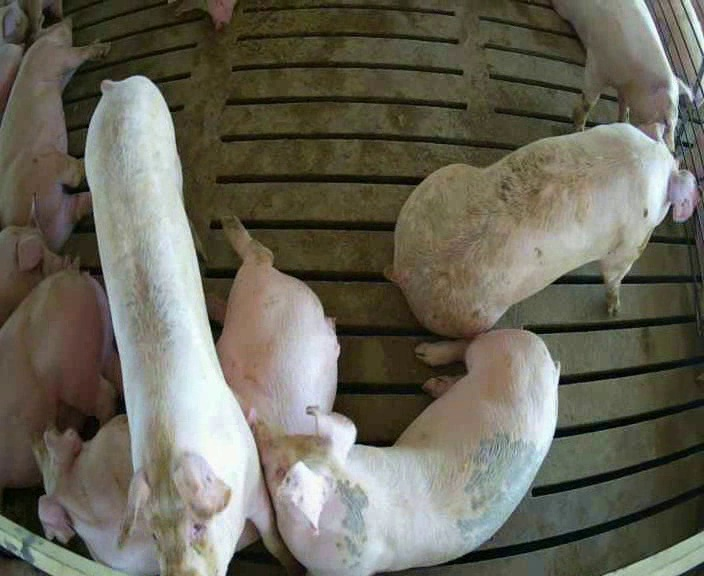
#> input picture train/object/pig/test/images/2023-05-23_23-52-52_all_in_one_150_11355_00009435.jpeg, 704 x 576 px; its folder holds 3 pictures in this run
$ python dataset_augment.py
#> lines starting #> are read from the running program, lines starting #| are printed output that depends on the picture
#!/usr/bin/env python3
"""
Максимально быстрая аугментация датасета с многопоточностью.
Оптимизирован для скорости обработки.
"""

import os
import shutil
import random
import argparse
from pathlib import Path
import cv2
import numpy as np
import yaml
from tqdm import tqdm
from concurrent.futures import ThreadPoolExecutor, ProcessPoolExecutor
import multiprocessing as mp

def fast_augmentations():
    """Быстрые аугментации без сложных вычислений."""
    return [
        {
            'name': 'flip_h',
            'func': lambda img: cv2.flip(img, 1),
            'bbox_func': lambda bboxes: [[1-bbox[0], bbox[1], bbox[2], bbox[3]] for bbox in bboxes]
        },
        {
            'name': 'bright',
            'func': lambda img: cv2.convertScaleAbs(img, alpha=1.2, beta=15),
            'bbox_func': lambda bboxes: bboxes
        },
        {
            'name': 'dark',
            'func': lambda img: cv2.convertScaleAbs(img, alpha=0.8, beta=-15),
            'bbox_func': lambda bboxes: bboxes
        },
        {
            'name': 'contrast',
            'func': lambda img: cv2.convertScaleAbs(img, alpha=1.3, beta=0),
            'bbox_func': lambda bboxes: bboxes
        },
        {
            'name': 'blur',
            'func': lambda img: cv2.blur(img, (3, 3)),  # Быстрее чем GaussianBlur
            'bbox_func': lambda bboxes: bboxes
        }
    ]

def read_yolo_fast(label_path):
    """Быстрое чтение YOLO разметки."""
    if not os.path.exists(label_path):
        return []

    try:
        with open(label_path, 'r') as f:
            return [line.strip().split() for line in f if line.strip()]
    except:
        return []

def write_yolo_fast(label_path, labels):
    """Быстрая запись YOLO разметки."""
    try:
        with open(label_path, 'w') as f:
            for label in labels:
                f.write(' '.join(map(str, label)) + '\n')
    except:
        pass

def process_single_image(args):
    """Обрабатываем одно изображение (для многопоточности)."""
    img_path, label_path, output_images_dir, output_labels_dir, augmentations, aug_count = args

    try:
        # Читаем изображение
        image = cv2.imread(str(img_path))
        if image is None:
            return 0

        # Читаем разметку
        labels = read_yolo_fast(label_path)

        base_name = img_path.stem
        processed = 0

        # Копируем оригинал
        shutil.copy2(img_path, output_images_dir / img_path.name)
        if labels:
            write_yolo_fast(output_labels_dir / (base_name + '.txt'), labels)
        else:
            # Пустая разметка
            (output_labels_dir / (base_name + '.txt')).touch()
        processed += 1

        # Создаем аугментированные версии
        selected_augs = random.sample(augmentations, min(aug_count, len(augmentations)))

        for i, aug in enumerate(selected_augs):
            try:
                # Применяем аугментацию
                aug_image = aug['func'](image.copy())

                # Трансформируем боксы
                if labels:
                    bboxes = [[float(l[1]), float(l[2]), float(l[3]), float(l[4])] for l in labels]
                    aug_bboxes = aug['bbox_func'](bboxes)
                    aug_labels = [[labels[j][0]] + list(map(str, bbox)) for j, bbox in enumerate(aug_bboxes)]
                else:
                    aug_labels = []

                # Сохраняем
                aug_name = f"{base_name}_{aug['name']}"
                cv2.imwrite(str(output_images_dir / f"{aug_name}.jpg"), aug_image)
                write_yolo_fast(output_labels_dir / f"{aug_name}.txt", aug_labels)
                processed += 1

            except Exception as e:
                continue  # Пропускаем ошибочные аугментации

        return processed

    except Exception as e:
        return 0

def fast_augment_dataset(source_dir, output_dir, augment_count=2, num_workers=None):
    """
    Быстрая аугментация с многопоточностью.

    Args:
        source_dir: Исходный датасет
        output_dir: Выходной датасет
        augment_count: Количество аугментаций на изображение
        num_workers: Количество потоков (None = автоопределение)
    """
#> called with source_dir = 'train/object/pig', output_dir = 'train/object/pig_fast_aug', augment_count = 2

    source = Path(source_dir)
    output = Path(output_dir)

    if num_workers is None:
        num_workers = min(mp.cpu_count(), 8)  # Максимум 8 потоков

    print(f"⚡ Быстрая аугментация с {num_workers} потоками")

    # Удаляем старый датасет
    if output.exists():
        shutil.rmtree(output)

    # Создаем структуру
    for split in ['train', 'val', 'test']:
        (output / split / 'images').mkdir(parents=True, exist_ok=True)
        (output / split / 'labels').mkdir(parents=True, exist_ok=True)

    # Получаем аугментации
    augmentations = fast_augmentations()

    total_processed = 0

    # Обрабатываем каждый split
    for split in ['train', 'val', 'test']:
        source_images = source / split / "images"
        source_labels = source / split / "labels"

        if not source_images.exists():
            continue

        # Получаем список файлов
        image_files = [f for f in source_images.iterdir()
                      if f.suffix.lower() in {'.jpg', '.jpeg', '.png', '.bmp'}]

        if not image_files:
            continue

        print(f"\n🎨 Аугментация {split}: {len(image_files)} изображений")

        output_images_dir = output / split / "images"
        output_labels_dir = output / split / "labels"

        # Подготавливаем аргументы для многопоточности
        process_args = []
        for img_file in image_files:
            label_file = source_labels / (img_file.stem + '.txt')
            process_args.append((
                img_file, label_file, output_images_dir, output_labels_dir,
                augmentations, augment_count
            ))

        # Многопоточная обработка
        with ThreadPoolExecutor(max_workers=num_workers) as executor:
            results = list(tqdm(
                executor.map(process_single_image, process_args),
                total=len(process_args),
                desc=f"Обработка {split}"
            ))
#> in process_single_image, image is the input picture: shape (576, 704, 3); mean B, G, R 90.2, 103, 105.6
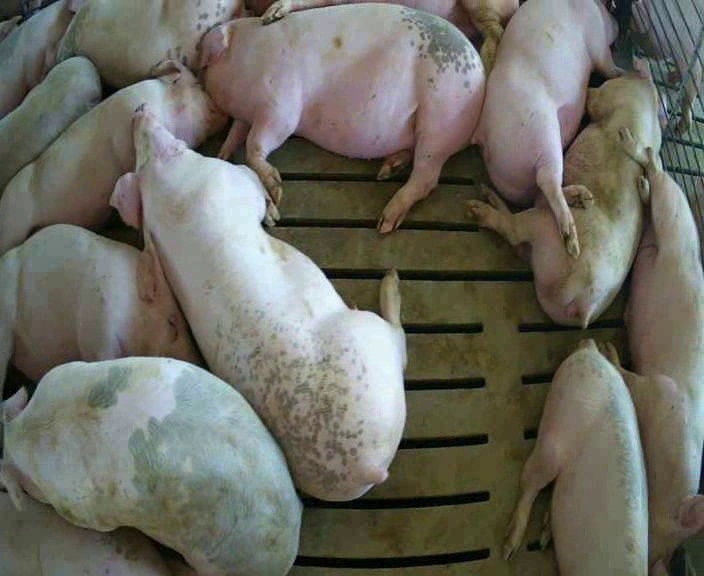
#> input picture train/object/pig/test/images/2023-05-23_23-52-52_all_in_one_150_11355_00010208.jpeg, 704 x 576 px
#> in process_single_image, image is the input picture: shape (576, 704, 3); mean B, G, R 97.4, 107.3, 107.7
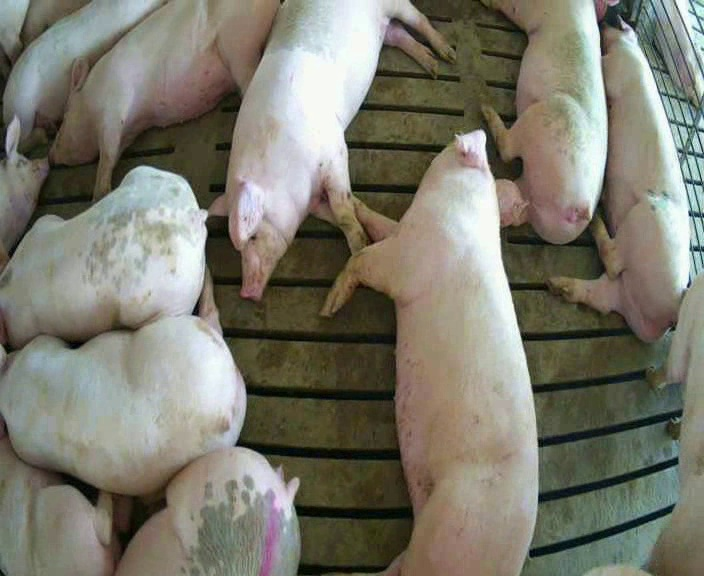
#> input picture train/object/pig/test/images/2023-05-23_23-52-52_all_in_one_150_11355_00010871.jpeg, 704 x 576 px
#> in process_single_image, image is the input picture: shape (576, 704, 3); mean B, G, R 108.5, 121.2, 123

        split_processed = sum(results)
        total_processed += split_processed
        print(f"   ✅ {split}: обработано {split_processed} файлов")

    return total_processed

def create_fast_yaml(output_dir, total_count):
    """Быстрое создание dataset.yaml."""
    output = Path(output_dir)

    config = {
        'path': str(output.resolve()),
        'train': 'train/images',
        'val': 'val/images',
        'test': 'test/images',
        'names': ['pig'],
        'nc': 1,
        'augmented': True,
        'total_images': total_count
    }

    yaml_path = output / "dataset.yaml"
    with open(yaml_path, 'w') as f:
        yaml.dump(config, f, default_flow_style=False)

    return yaml_path

def main():
    """Главная функция быстрой аугментации."""
    parser = argparse.ArgumentParser(description="Быстрая аугментация датасета")
    parser.add_argument("--source", type=str, default="train/object/pig", help="Исходный датасет")
    parser.add_argument("--output", type=str, default="train/object/pig_fast_aug", help="Выходной датасет")
    parser.add_argument("--count", type=int, default=2, help="Аугментаций на изображение")
    parser.add_argument("--workers", type=int, default=None, help="Количество потоков")

    args = parser.parse_args()

    print("⚡ БЫСТРАЯ АУГМЕНТАЦИЯ ДАТАСЕТА")
    print("=" * 50)

    if not os.path.exists(args.source):
        print(f"❌ Датасет не найден: {args.source}")
        return

    start_time = cv2.getTickCount()

    try:
        # Быстрая аугментация
        total_processed = fast_augment_dataset(
            args.source,
            args.output,
            args.count,
            args.workers
        )

        # Создаем yaml
        yaml_path = create_fast_yaml(args.output, total_processed)

        # Вычисляем время
        end_time = cv2.getTickCount()
        elapsed = (end_time - start_time) / cv2.getTickFrequency()

        print(f"\n⚡ БЫСТРАЯ АУГМЕНТАЦИЯ ЗАВЕРШЕНА!")
        print("=" * 50)
        print(f"📊 Обработано файлов: {total_processed}")
        print(f"⏱️ Время выполнения: {elapsed:.1f} секунд")
        print(f"🚀 Скорость: {total_processed/elapsed:.1f} файлов/сек")
        print(f"📁 Результат: {args.output}")

        print(f"\n🎯 КОМАНДА ДЛЯ ОБУЧЕНИЯ:")
        print(f"python train/train_yolo.py --dataset_dir {args.output} --class_name pig --epochs 100")

    except Exception as e:
        print(f"❌ Ошибка: {str(e)}")
        import traceback
        traceback.print_exc()

if __name__ == "__main__":
    main()
